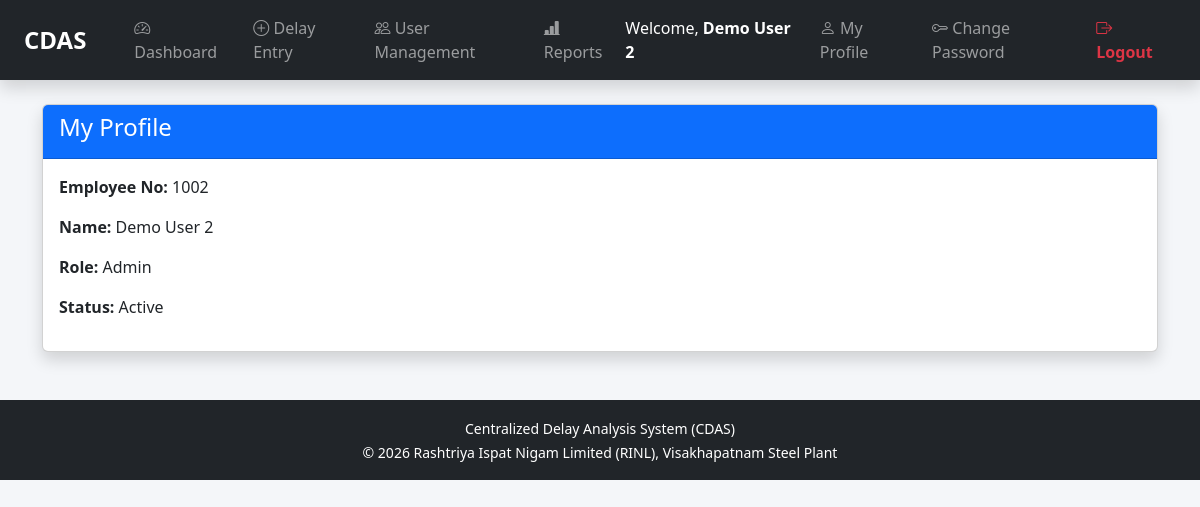
/profile/ (signed in), run on the app's committed database.
### accounts/models.py (models this page shows, shortened)
class User(models.Model):
    ROLE_CHOICES = [
        ("sys_admin", "System Admin"),
        ("dept_admin", "Department Admin"),
        ("dept_user", "Department User"),
        ("ppm_admin", "PPM Admin"),
        ("ppm_user", "PPM User"),
    ]
    STATUS_CHOICES = [
        ("Active", "Active"),
        ("Inactive", "Inactive"),
    ]
    emp_no = models.CharField(max_length=20, unique=True)
    emp_name = models.CharField(max_length=100)
    department = models.CharField(max_length=100, blank=True)
    password = models.CharField(max_length=100)
    role = models.CharField(
        max_length=20,
        choices=ROLE_CHOICES,
        default="dept_user"
    )
    status = models.CharField(
        max_length=10,
        choices=STATUS_CHOICES,
        default="Active"
    )

### accounts/views.py (the view)
def profile(request):
    if "emp_no" not in request.session:
        return redirect("login")
    user = User.objects.get(
        emp_no=request.session["emp_no"]
    )
    return render(
        request,
        "accounts/profile.html",
        {
            "user": user
        }
    )

### accounts/templates/accounts/profile.html
{% extends "base.html" %}
{% block content %}
<div class="container mt-4">
<div class="card shadow">
<div class="card-header bg-primary text-white">
<h4>
My Profile
</h4>
</div>
<div class="card-body">
<p>
<strong>Employee No:</strong>
{{ user.emp_no }}
</p>
<p>
<strong>Name:</strong>
{{ user.emp_name }}
</p>
<p>
<strong>Role:</strong>
{{ user.get_role_display }}
</p>
<p>
<strong>Status:</strong>
{{ user.status }}
</p>
</div>
</div>
</div>
{% endblock %}

### templates/base.html (shortened to what this page needs)
<!DOCTYPE html>
<html lang="en">
<head>
{% load static %}
<link href="https://cdn.jsdelivr.net/npm/bootstrap@5.3.3/dist/css/bootstrap.min.css"
rel="stylesheet">
<link href="https://cdn.jsdelivr.net/npm/bootstrap-icons@1.11.3/font/bootstrap-icons.css"
rel="stylesheet">
<link rel="stylesheet"
href="{% static 'css/style.css' %}">
</head>
<body>
{% if request.session.emp_no %}
<nav class="navbar navbar-expand-lg navbar-dark bg-dark shadow">
<div class="container-fluid px-4">
<a class="navbar-brand fw-bold fs-4"
href="{% url 'dashboard' %}">
CDAS
</a>
<div class="collapse navbar-collapse"
id="navbarMenu">
<ul class="navbar-nav me-auto mb-2 mb-lg-0 ms-3">
<li class="nav-item">
<a class="nav-link px-3"
href="{% url 'dashboard' %}">
<i class="bi bi-speedometer2"></i>
Dashboard
</a>
</li>
<li class="nav-item">
<a class="nav-link px-3"
href="{% url 'delay_entry' %}">
<i class="bi bi-plus-circle"></i>
Delay Entry
</a>
</li>
<li class="nav-item">
<a class="nav-link px-3"
href="{% url 'user_list' %}">
<i class="bi bi-people"></i>
User Management
</a>
</li>
<li class="nav-item">
<a class="nav-link px-3"
href="{% url 'report_home' %}">
<i class="bi bi-bar-chart-line-fill"></i>
Reports
</a>
</li>
</ul>
<ul class="navbar-nav ms-auto align-items-center">
<li class="nav-item">
<span class="navbar-text text-white me-4">
Welcome,
<strong>
{{ request.session.emp_name|default:"System Admin" }}
</strong>
</span>
</li>
<li class="nav-item">
<a class="nav-link px-3"
href="{% url 'profile' %}">
<i class="bi bi-person"></i>
My Profile
</a>
</li>
<li class="nav-item">
<a class="nav-link px-3"
href="{% url 'change_password' %}">
<i class="bi bi-key"></i>
Change Password
</a>
</li>
<li class="nav-item">
<a class="nav-link text-danger fw-semibold px-3"
href="{% url 'logout' %}">
<i class="bi bi-box-arrow-right"></i>
Logout
</a>
</li>
</ul>
</div>
</div>
</nav>
{% endif %}
<div class="container-fluid px-4 mt-4">
{% block content %}
{% endblock %}
</div>
{% if request.session.emp_no %}
<footer class="bg-dark text-white text-center mt-5 py-3">
<small>
Centralized Delay Analysis System (CDAS)
<br>
© 2026 Rashtriya Ispat Nigam Limited (RINL), Visakhapatnam Steel Plant
</small>
</footer>
{% endif %}
</body>
</html>

### static/css/style.css (style rules this page uses)
body { background:#f4f6f9; }
.card { box-shadow:0px 2px 8px rgba(0,0,0,0.1); }
.card-header { font-weight:600; }

### data on the page
User: session.emp_name "Demo User 2", emp_no "1002", emp_name "Demo User 2", role "Admin", status "Active"
